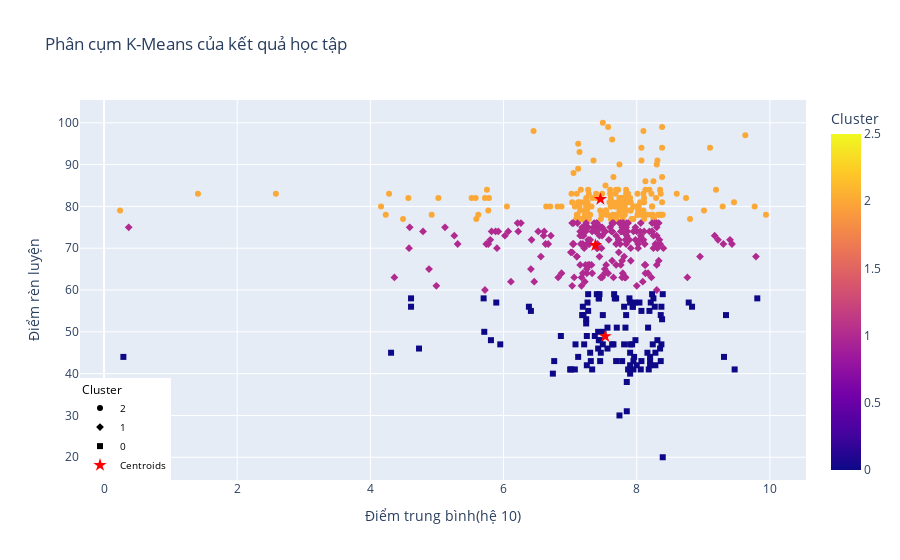

The code cell stored with this chart in its notebook:
### Code cell
# Giả sử df chứa thông tin điểm và tên sinh viên
# Dữ liệu: 'Điểm trung bình(hệ 10)', 'GPA', 'Tên'

# Gắn kết quả phân cụm vào dataframe
data['Cluster'] = y_kmeans  

# Tính toán tọa độ của các trung tâm cụm
centers = pd.DataFrame(kmeans.cluster_centers_, columns=['Điểm trung bình(hệ 10)','Điểm rèn luyện'])
centers['Cluster'] = range(len(centers))  # Thêm cột Cluster để tương ứng với số cụm

# Vẽ biểu đồ tương tác với Plotly
fig = px.scatter(
    data,
    x='Điểm trung bình(hệ 10)',
    y='Điểm rèn luyện',
    color='Cluster',
    symbol ='Cluster',
    hover_name='Tên ',  # Hiển thị tên sinh viên khi trỏ chuột
    hover_data=['Điểm trung bình(hệ 10)', 'GPA'],  # Hiển thị thêm điểm
    title="Phân cụm K-Means của kết quả học tập"
)

# Thêm các điểm trung tâm vào biểu đồ
fig.add_scatter(
    x=centers['Điểm trung bình(hệ 10)'],
    y=centers['Điểm rèn luyện'],
    mode='markers',
    marker=dict(size=10, color='red', symbol='star'),
    name='Centroids'  # Tên hiển thị cho điểm trung tâm
)

fig.update_layout(
    legend=dict(
        x=0, y=0,  
        font=dict(size=10, color="black")
    ),
) 
# Hiển thị biểu đồ
fig.show()

### Figure 1 — Plotly figure (JSON) as saved in the notebook; plotly's stock layout.template omitted (floating-point values rounded to 4 significant figures; data arrays with more than 128 entries replaced by an {"elided": "..."} marker saying what was removed)
{"data": [{"customdata": {"elided": "184x1 float values"}, "hovertemplate": "<b>%{hovertext}</b><br><br>Cluster=%{marker.color}<br>Điểm trung bình(hệ 10)=%{x}<br>Điểm rèn luyện=%{y}<br>GPA=%{customdata[0]}<extra></extra>", "hovertext": {"elided": "184 str values"}, "legendgroup": "2", "marker": {"color": {"elided": "184 int values"}, "coloraxis": "coloraxis", "symbol": "circle"}, "mode": "markers", "name": "2", "orientation": "v", "showlegend": true, "type": "scatter", "x": {"elided": "184 float values"}, "xaxis": "x", "y": {"elided": "184 int values"}, "yaxis": "y"}, {"customdata": {"elided": "202x1 float values"}, "hovertemplate": "<b>%{hovertext}</b><br><br>Cluster=%{marker.color}<br>Điểm trung bình(hệ 10)=%{x}<br>Điểm rèn luyện=%{y}<br>GPA=%{customdata[0]}<extra></extra>", "hovertext": {"elided": "202 str values"}, "legendgroup": "1", "marker": {"color": {"elided": "202 int values"}, "coloraxis": "coloraxis", "symbol": "diamond"}, "mode": "markers", "name": "1", "orientation": "v", "showlegend": true, "type": "scatter", "x": {"elided": "202 float values"}, "xaxis": "x", "y": {"elided": "202 int values"}, "yaxis": "y"}, {"customdata": [[2.92], [3.2], [2.95], [3.43], [3.59], [2.91], [3.29], [2.99], [3], [2.8], [3.52], [2.97], [2.96], [3.15], [3.26], [3.25], [0], [1.04], [2.98], [3.25], [3.15], [1.41], [2.91], [2.06], [3.31], [3.27], [3.28], [2.81], [2.91], [2.98], [1.45], [3.5], [3.15], [2.8], [3.78], [2.98], [3.16], [2.54], [2.95], [3.3], [3.46], [2.9], [2.84], [2.92], [3.48], [2.29], [2.96], [3.19], [2.99], [2.93], [3.03], [2.87], [3.44], [3.74], [2.02], [3.42], [2.65], [3.29], [3.48], [3.26], [2.29], [2.98], [1.1], [2.94], [2.81], [2.81], [3.48], [3.01], [3.08], [2.73], [3.16], [3.24], [3.71], [2.9], [3.17], [2.78], [2.8], [3.17], [2.84], [2.87], [3.43], [2.81], [3.23], [3.29], [3.34], [3.23], [2.96], [2.84], [3.18], [3.47], [2.88], [2.11], [3.25], [3.34], [2.98], [2.8], [3.34], [3.26], [2.88], [3.24], [2.89], [3.39], [2.91], [2.86], [2.97], [3], [2.94], [2.88], [3.03], [3.01], [3.25], [3.05], [3.12], [2.7]], "hovertemplate": "<b>%{hovertext}</b><br><br>Cluster=%{marker.color}<br>Điểm trung bình(hệ 10)=%{x}<br>Điểm rèn luyện=%{y}<br>GPA=%{customdata[0]}<extra></extra>", "hovertext": ["Bùi Khánh Quang", "Trần Minh Huy", "Phan Hữu Quang", "Bùi Thị Huy", "Trần Hữu Bình", "Nguyễn Hải Tuấn", "Hoàng Hải Dương", "Lê Hải Phong", "Phan Hải Bình", "Hoàng Thị Dương", "Phạm Minh Quang", "Hoàng Anh Tuấn", "Đỗ Văn Khang", "Nguyễn Đình Tuấn", "Lê Anh Phong", "Lê Thị Cường", "Đặng Hải Cường", "Vũ Đình Khang", "Phạm Văn Quang", "Nguyễn Hữu Linh", "Đỗ Anh Dương", "Bùi Anh Tuấn", "Đỗ Hữu Linh", "Đặng Thanh Huy", "Bùi Văn Linh", "Đỗ Văn Phong", "Vũ Hữu Dương", "Trần Quốc Huy", "Phan Đình Cường", "Hoàng Đình Dương", "Vũ Khánh Cường", "Vũ Hải Bình", "Phan Quốc Bình", "Lê Quốc Cường", "Lê Quốc Dương", "Phạm Khánh Phong", "Đặng Anh Tuấn", "Phan Minh Anh", "Bùi Quốc Khang", "Phan Quốc Tuấn", "Đỗ Đình Linh", "Đặng Khánh Bình", "Trần Anh Anh", "Phạm Anh Khang", "Hoàng Văn Quang", "Nguyễn Hữu Khang", "Đỗ Minh Dương", "Nguyễn Hải Tuấn", "Lê Thị Anh", "Hoàng Thanh Bình", "Trần Hải Dương", "Lê Hải Linh", "Bùi Hải Phong", "Trần Anh Dương", "Phạm Quốc Anh", "Phan Hải Anh", "Lê Minh Dương", "Bùi Thị Phương", "Phan Khánh Quang", "Phạm Minh Dương", "Nguyễn Thanh Tuấn", "Bùi Đình Huy", "Vũ Quốc Quang", "Phan Hải Cường", "Đặng Thị Cường", "Lê Đình Quang", "Bùi Minh Anh", "Phan Hữu Quang", "Vũ Hải Anh", "Đặng Thị Tuấn", "Nguyễn Khánh Phong", "Bùi Đình Anh", "Đặng Hải Cường", "Nguyễn Minh Linh", "Vũ Thanh Dương", "Vũ Thanh Dương", "Hoàng Anh Huy", "Trần Anh Quang", "Trần Thanh Huy", "Đỗ Anh Phong", "Phạm Anh Phong", "Nguyễn Thanh Quang", "Hoàng Đình Bình", "Phạm Đình Cường", "Phạm Hải Huy", "Lê Đình Bình", "Lê Quốc Dương", "Hoàng Văn Phong", "Hoàng Quốc Phong", "Lê Thị Dương", "Bùi Thị Anh", "Phạm Thị Phong", "Nguyễn Thị Quang", "Trần Hữu Phong", "Nguyễn Thị Anh", "Vũ Thanh Linh", "Vũ Anh Bình", "Nguyễn Đình Linh", "Trần Văn Cường", "Bùi Thanh Cường", "Vũ Anh Phong", "Phạm Hải Dương", "Hoàng Anh Linh", "Nguyễn Quốc Huy", "Đỗ Minh Cường", "Trần Minh Quang", "Đỗ Anh Tuấn", "Lê Đình Khang", "Đỗ Đình Dương", "Đặng Thị Huy", "Hoàng Thị Khang", "Phan Thị Anh", "Hoàng Hải Cường", "Phan Thị Huy"], "legendgroup": "0", "marker": {"color": [0, 0, 0, 0, 0, 0, 0, 0, 0, 0, 0, 0, 0, 0, 0, 0, 0, 0, 0, 0, 0, 0, 0, 0, 0, 0, 0, 0, 0, 0, 0, 0, 0, 0, 0, 0, 0, 0, 0, 0, 0, 0, 0, 0, 0, 0, 0, 0, 0, 0, 0, 0, 0, 0, 0, 0, 0, 0, 0, 0, 0, 0, 0, 0, 0, 0, 0, 0, 0, 0, 0, 0, 0, 0, 0, 0, 0, 0, 0, 0, 0, 0, 0, 0, 0, 0, 0, 0, 0, 0, 0, 0, 0, 0, 0, 0, 0, 0, 0, 0, 0, 0, 0, 0, 0, 0, 0, 0, 0, 0, 0, 0, 0, 0], "coloraxis": "coloraxis", "symbol": "square"}, "mode": "markers", "name": "0", "orientation": "v", "showlegend": true, "type": "scatter", "x": [7.01, 8.25, 7.45, 8.17, 9.47, 7.7, 8.35, 7.07, 7.56, 7.56, 9.31, 7.66, 7.42, 7.94, 8.37, 8.19, 0.29, 4.31, 7.25, 8.18, 8.04, 4.73, 7.42, 5.71, 7.83, 8.38, 7.95, 7, 7.45, 7.74, 4.61, 9.81, 8.31, 7.65, 8.78, 7.46, 8.39, 6.74, 7.24, 7.9, 7.94, 7.33, 7.08, 7.43, 7.97, 5.81, 7.37, 7.85, 7.4, 7.78, 8.2, 7.49, 7.89, 9.34, 5.95, 8.06, 6.38, 8.2, 8.36, 7.9, 5.7, 7.43, 4.61, 7.3, 7.69, 7.18, 7.93, 7.9, 8.24, 6.76, 8.16, 8.21, 8.83, 7.49, 8.39, 6.86, 7.63, 7.85, 7.31, 7.43, 7.9, 7.44, 8.23, 8.36, 8.07, 8.28, 7.27, 7.25, 8.28, 8.2, 7.5, 5.89, 7.98, 7.81, 7.27, 7.26, 7.9, 7.96, 7.24, 8.07, 7.69, 8.37, 7.67, 7.2, 7.21, 7.95, 7.19, 7.12, 7.84, 8, 8.27, 7.87, 7.81, 6.41], "xaxis": "x", "y": [41, 58, 48, 51, 41, 51, 46, 41, 46, 51, 44, 59, 46, 56, 56, 55, 44, 45, 49, 41, 57, 46, 50, 50, 51, 53, 43, 41, 43, 30, 58, 58, 48, 47, 57, 45, 20, 40, 52, 42, 56, 41, 47, 58, 57, 48, 49, 38, 59, 43, 43, 47, 58, 54, 47, 41, 56, 44, 54, 45, 58, 48, 56, 45, 58, 54, 47, 40, 47, 43, 45, 57, 56, 54, 59, 49, 47, 31, 43, 58, 57, 59, 59, 43, 55, 45, 55, 42, 42, 42, 50, 57, 48, 56, 59, 57, 47, 44, 53, 43, 43, 47, 58, 54, 47, 41, 56, 44, 54, 42, 56, 41, 47, 55], "yaxis": "y"}, {"marker": {"color": "red", "size": 10, "symbol": "star"}, "mode": "markers", "name": "Centroids", "type": "scatter", "x": [7.527, 7.378, 7.454], "y": [48.93, 70.71, 81.72]}], "layout": {"coloraxis": {"colorbar": {"title": {"text": "Cluster"}}, "colorscale": [[0, "#0d0887"], [0.1111, "#46039f"], [0.2222, "#7201a8"], [0.3333, "#9c179e"], [0.4444, "#bd3786"], [0.5556, "#d8576b"], [0.6667, "#ed7953"], [0.7778, "#fb9f3a"], [0.8889, "#fdca26"], [1, "#f0f921"]]}, "legend": {"font": {"color": "black", "size": 10}, "title": {"text": "Cluster"}, "tracegroupgap": 0, "x": 0, "y": 0}, "title": {"text": "Phân cụm K-Means của kết quả học tập"}, "xaxis": {"anchor": "y", "domain": [0, 1], "title": {"text": "Điểm trung bình(hệ 10)"}}, "yaxis": {"anchor": "x", "domain": [0, 1], "title": {"text": "Điểm rèn luyện"}}}}
